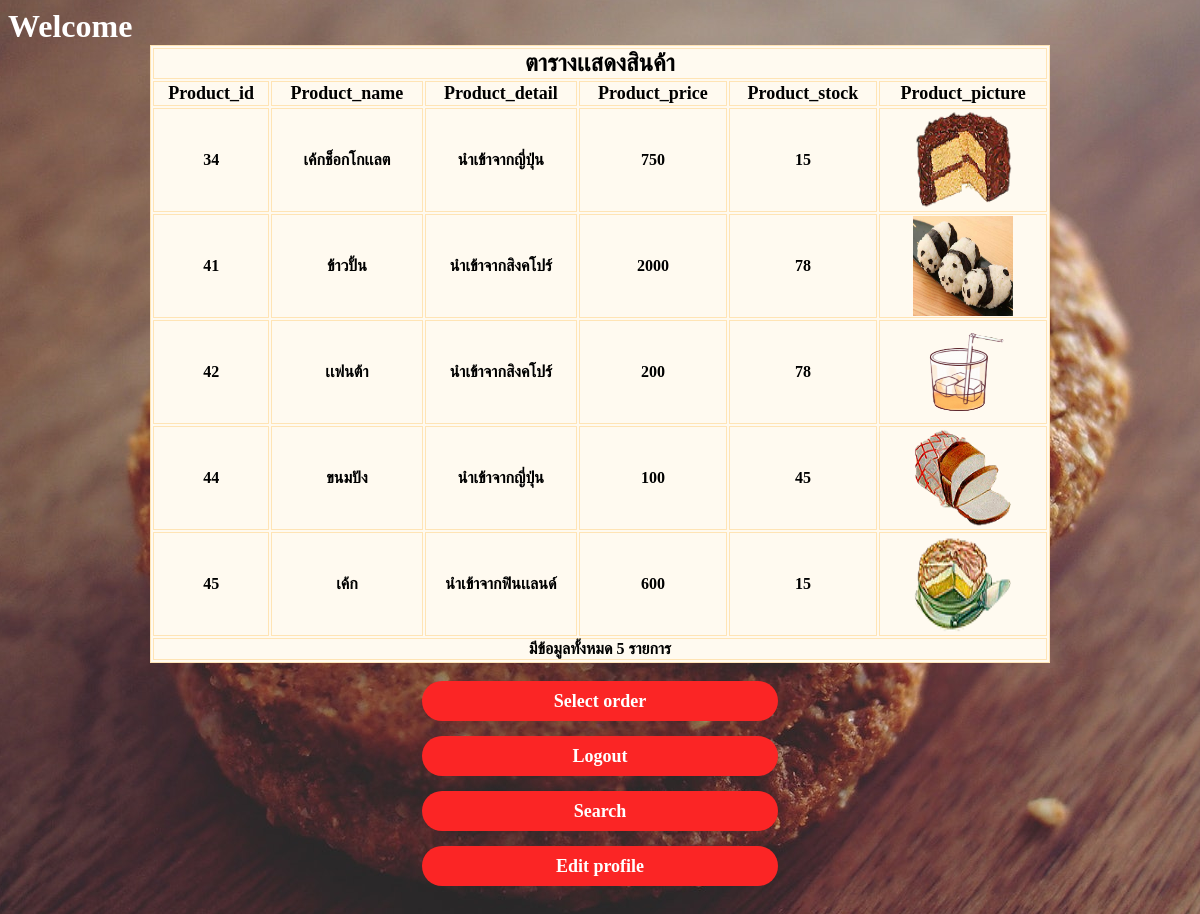
Screenshot of /showdatapageuser.php with the database file from the repository.
### tables this page shows
CREATE TABLE `db_product` (
  `db_productid` int(5) NOT NULL,
  `db_productname` char(100) NOT NULL,
  `db_productdetail` text NOT NULL,
  `db_productprice` float NOT NULL,
  `db_productstock` int(11) NOT NULL,
  `db_productdatasave` timestamp NOT NULL DEFAULT current_timestamp() ON UPDATE current_timestamp(),
  `db_productpicture` varchar(150) NOT NULL COMMENT 'รูปสินค้า'
);

### showdatapageuser.php (the view, shortened to what this page needs)
<?PHP
$cususername=$_SESSION["sessionusername"];
echo"<font color='FFFFFF' size='+3'>Welcome  $cususername </font>";
?>
<!doctype html>
<html>
<head>
</head>
<link rel="stylesheet" type="text/css" href="styletable.css">
<body>
<?PHP
	$link=mysqli_connect("localhost","root","123456","website")
    or die("Error connect to database");
	mysqli_set_charset($link,"utf8");
	$sql="SELECT * FROM db_product";
	$result=mysqli_query($link,$sql);
	if(!$result)
	{
		echo"mysqli_error($link)";
	}
	elseif(mysqli_num_rows($result)==0)
	{
		echo"No data";
	}
	else
	{
		$all=mysqli_num_rows($result);
		echo"<br>";
		echo"<table width='900' bgcolor='#FFFAF0' border='1' bordercolor='#FFE4B5' align='center'>
		<tr><td colspan=7><center><font size='5px'><B>ตารางเเสดงสินค้า</font></center></td></tr>";
		echo"<tr><td><center><font size='4px'><B>Product_id</font></center></td>
		         <td><center><font size='4px'><B>Product_name</font></center></td>
				 <td><center><font size='4px'><B>Product_detail</font></center></td>
				 <td><center><font size='4px'><B>Product_price</font></center></td>
				 <td><center><font size='4px'><B>Product_stock</font></center></td>
				 <td><center><font size='4px'><B>Product_picture</font></center></td>
				 </tr>";
		while($data=mysqli_fetch_array($result))
		{
			echo"<tr>";
			echo"<td><center><font size='3px'><B>{$data['db_productid']}</font></center></td>";
			echo"<td><center><font size='3px'><B>{$data['db_productname']}</font></center></td>";
			echo"<td><center><font size='3px'><B>{$data['db_productdetail']}</font></center></td>";
			echo"<td><center><font size='3px'><B>{$data['db_productprice']}</font></center></td>";
			echo"<td><center><font size='3px'><B>{$data['db_productstock']}</font></center></td>";
			$picture=$data['db_productpicture'];
			echo"<td><center><img src='db_productpicture/$picture' width=100 height=100></center></td>";
		}
		echo "<tr><td colspan=7><B><center>มีข้อมูลทั้งหมด $all รายการ</td></tr>";
		echo"</table>";
	}
?>
<div class="button">
  <form>
	  <br><center><input  type="submit" formaction="order1.php"  value="Select order"></center>
	  <center>
	   <input name="logout" type="submit"  formaction="logout.php" formmethod="POST" value="Logout">
	 </center>
	  <center>
		 <input name="search" type="submit"  formaction="searchformuser.php" formmethod="POST" value="Search">
	 </center>
	  <center>
		 <input name="editprofile" type="submit"  formaction="editprofileform.php" formmethod="POST" value="Edit profile">
	 </center>
  </form>
</div>
</body>
</html>

### styletable.css (style rules this page uses)
body { background: url("showdataa.jpg"); background-attachment: fixed; background-repeat: no-repeat; background-position: center; font-family: "Nithan"; font-weight: bold; }
.button input { width: 30%; margin-bottom: 15px; font-weight: bold; font-family: "Nithan"; display: block; }
.button input[type="submit"] { border:none; outline: none; height: 40px; background: #fb2525; color: #fff; font-size: 18px; border-radius: 20px; }

### rows the page displays
db_product: db_productid "34", db_productname "เค้กช็อกโกเเลต", db_productdetail "นำเข้าจากญี่ปุ่น", db_productprice "750", db_productstock "15", db_productpicture (picture)
db_product: db_productid "41", db_productname "ข้าวปั้น", db_productdetail "นำเข้าจากสิงคโปร์", db_productprice "2000", db_productstock "78", db_productpicture (picture)
db_product: db_productid "42", db_productname "เเฟนต้า", db_productdetail "นำเข้าจากสิงคโปร์", db_productprice "200", db_productstock "78", db_productpicture (picture)
db_product: db_productid "44", db_productname "ขนมปัง", db_productdetail "นำเข้าจากญี่ปุ่น", db_productprice "100", db_productstock "45", db_productpicture (picture)
db_product: db_productid "45", db_productname "เค้ก", db_productdetail "นำเข้าจากฟินเเลนด์", db_productprice "600", db_productstock "15", db_productpicture (picture)

### other values shown
$all "5"
